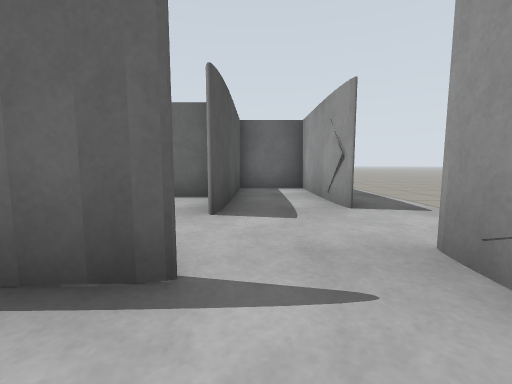
View 1 (above)

24 first-person views from a walk through a robot-simulator world made for Gazebo. The camera is 0.68 m above the floor, tilts 6° down and sees 90° across. The floor is counted in squares, 1 m on a side. Each view is taken from the middle of a square. On the plan, view 1 faces up. The plan holds only what a view shows up to about 9 squares ahead; the rest is blank.

View 2
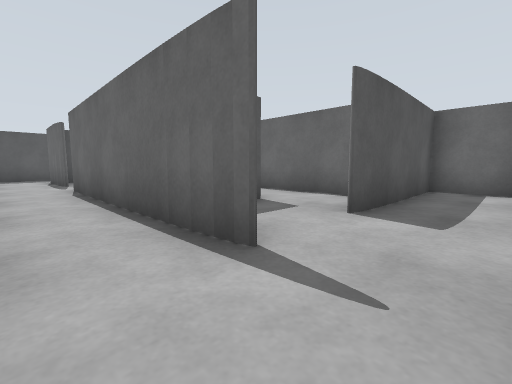

View 3
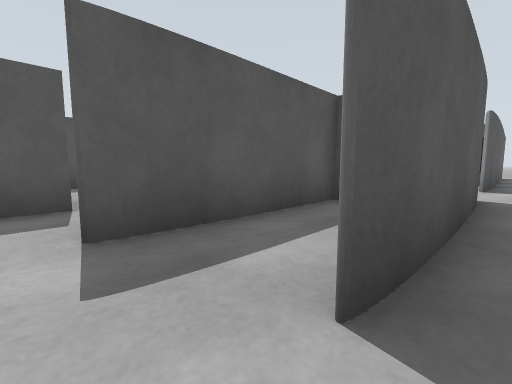

View 4
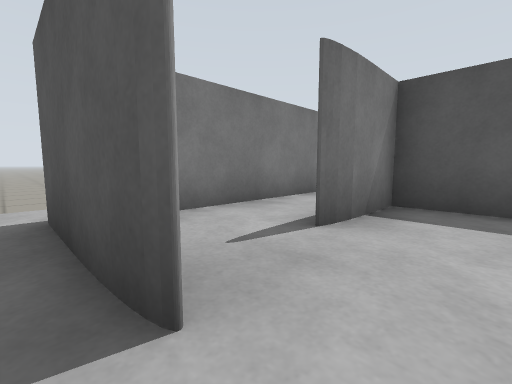

View 5
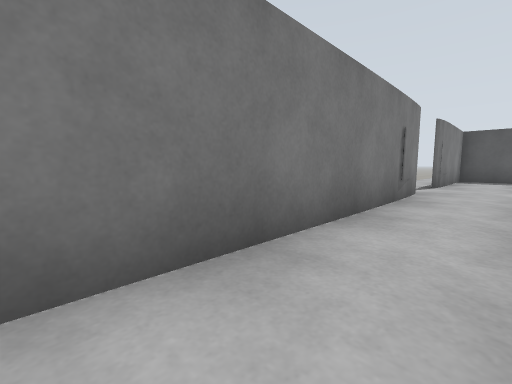

View 6
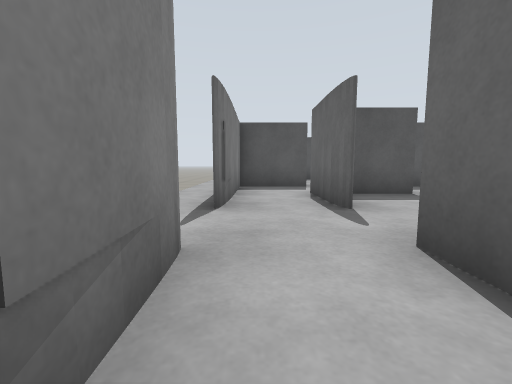

View 7
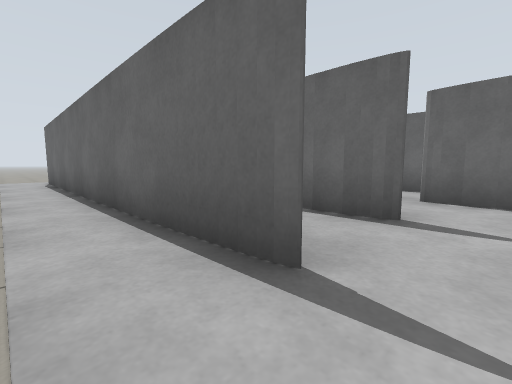

View 8
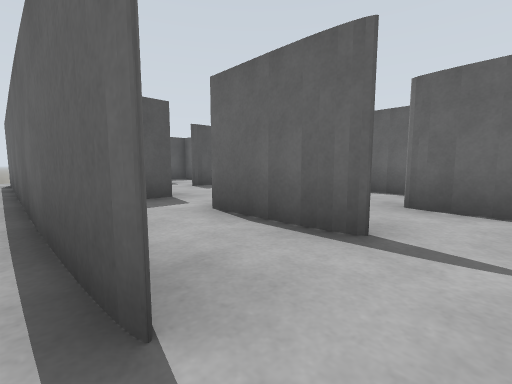

View 9
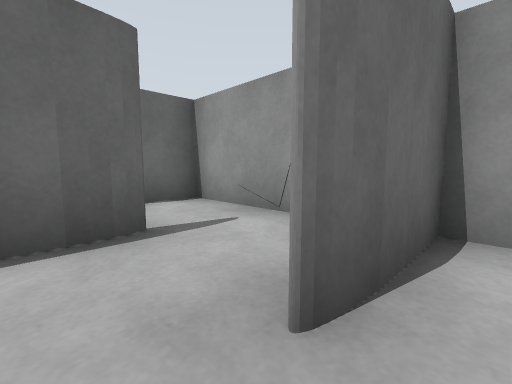

View 10
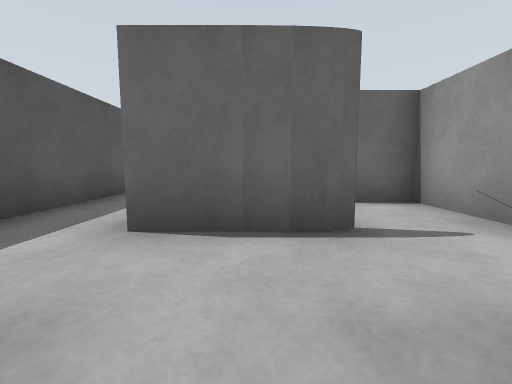

View 11
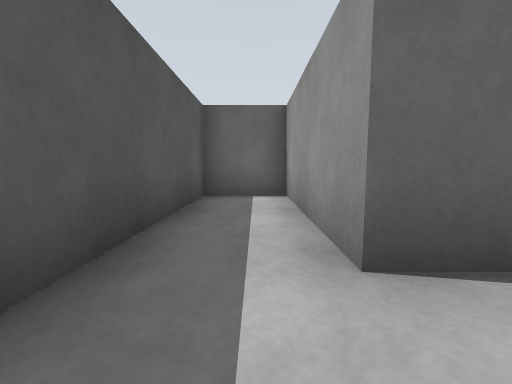

View 12
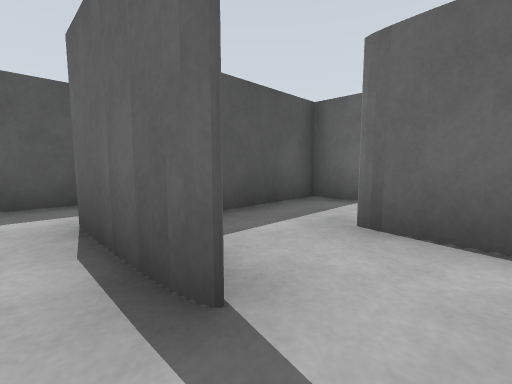

View 13
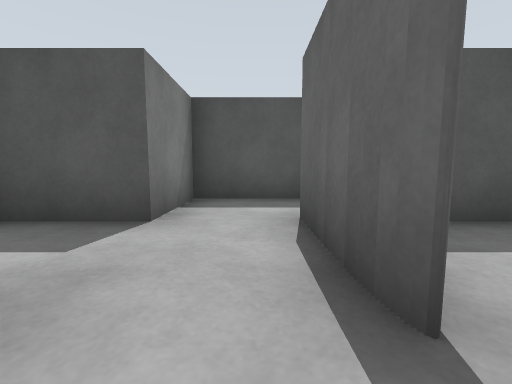

View 14
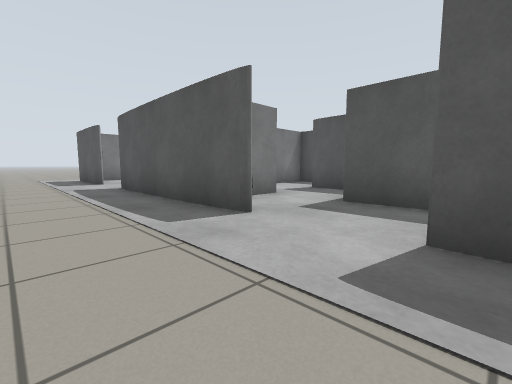

View 15
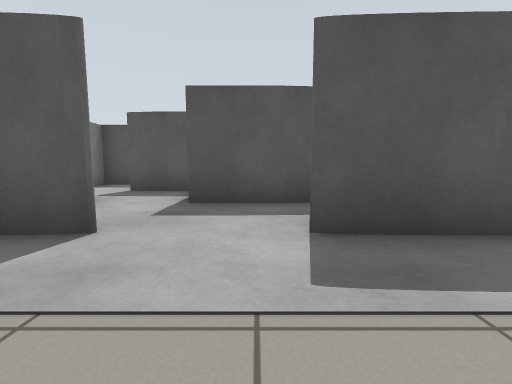

View 16
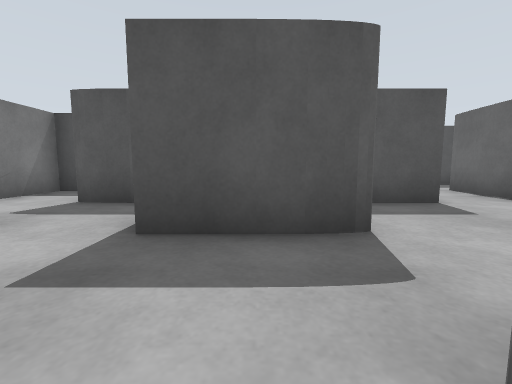

View 17
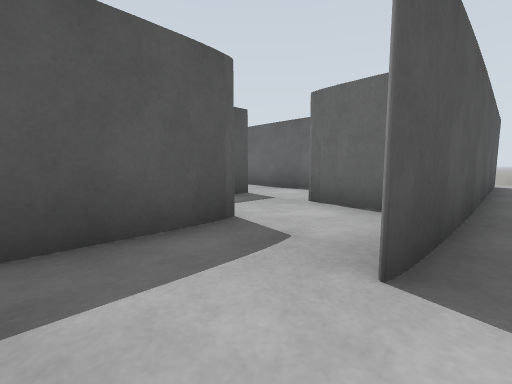

View 18
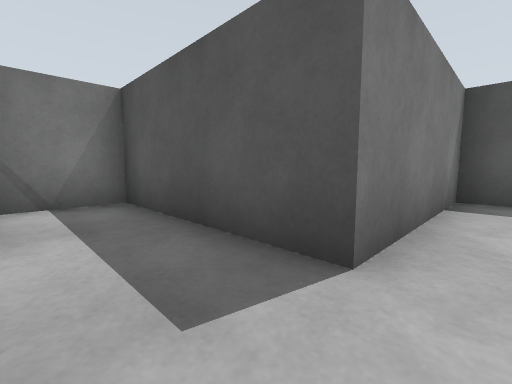

View 19
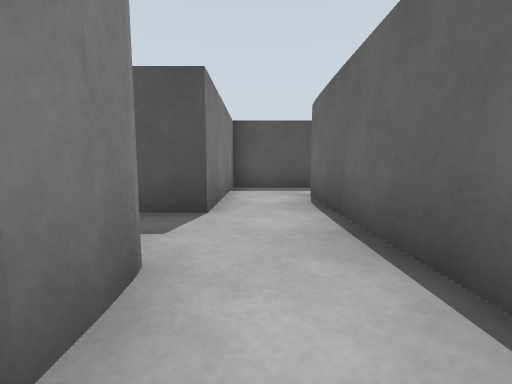

View 20
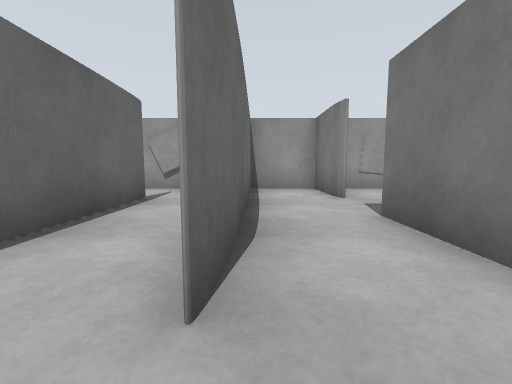

View 21
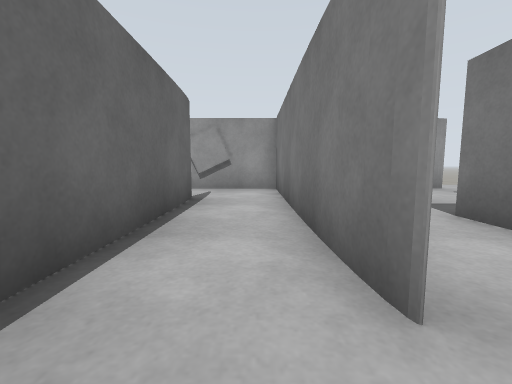

View 22
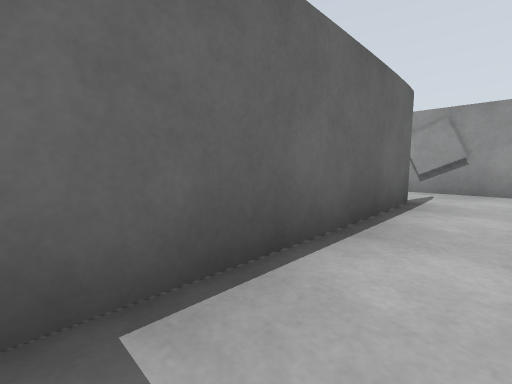

View 23
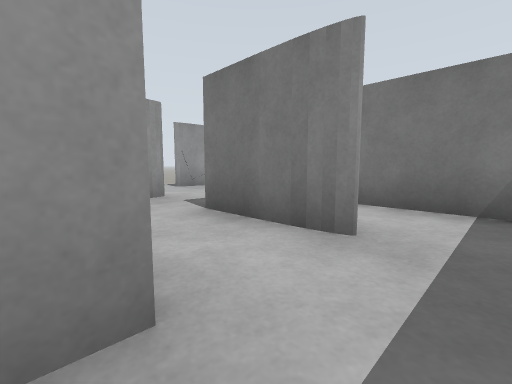

View 24
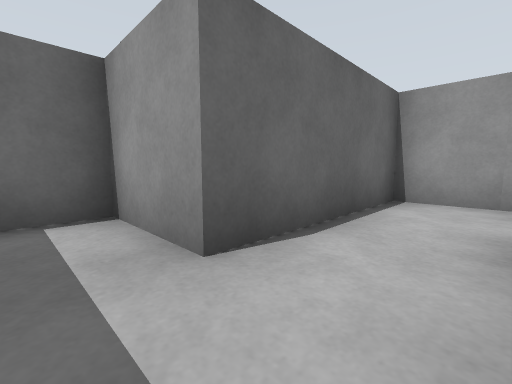

### Floor plan
Ten units are one square. View 1 is at (0, 0); x grows to the right and y downward. Boxes are objects, and circles mark ways between rooms. Rooms are numbered by the first view taken in them; rooms with no view inside come last. Other rooms are left out.
<svg viewBox="-203 -212 230 227">
<path fill="none" stroke="#000" d="M-93 -13 -114 -13M-69 5 1 5M-129 5 -92 5M-132 -16 -132 5M-6 -13 -71 -13M14 -10 14 -18M-7 -38 -7 -56 -50 -56M14 -44 14 -74M15 -40 14 -45M-5 -77 -5 -38M-8 -80 1 -80M-48 -37 -26 -37 -26 -16 -8 -16M-47 -68 -47 -59M-5 -119 -5 -98M9 -194 10 -184M11 -165 12 -150M13 -207 13 -171M19 -156 18 -145M16 -147 16 -140M18 -141 17 -116M16 -94 15 -78M16 -93 16 -86M15 -79 16 -67M17 -67 18 -61M15 -61 14 -44M17 -52 15 -40M16 -21 17 -13 17 6M-89 7 -115 9M-115 8 -198 8M21 -6 22 8M-111 -37 -111 -19M-113 -56 -113 -95M-115 -98 -132 -98 -132 -37 -111 -37M-71 -51 -71 -65M-5 -143 14 -143 14 -162 -49 -162M-46 -143 -26 -143M-68 -166 -68 -143 -46 -143M-6 -183 -61 -183M-46 -164 14 -167M-49 -163 -44 -164M10 -184 11 -165M14 -164 14 -192M-68 -178 -68 -166M-50 -56 -50 -77 -61 -77M-26 -143 -26 -116M14 -119 14 -135M16 -140 -5 -141M-47 -59 -34 -59M-61 -16 -41 -16M-92 -56 -113 -56M-26 -94 -26 -79M-26 -116 -26 -101 -9 -101M-71 -34 -91 -35M-71 -65 -71 -77 -90 -77M-111 -85 -111 -73M-100 -98 -105 -98M-111 -95 -111 -85"/>
<rect x="5" y="-25" width="10" height="20" fill="#bbb"><title>grey box</title></rect>
<rect x="-35" y="-65" width="10" height="10" fill="#bbb"><title>other object</title></rect>
<rect x="5" y="-55" width="10" height="10" fill="#bbb"><title>grey box</title></rect>
<rect x="5" y="-85" width="10" height="10" fill="#bbb"><title>grey box</title></rect>
<rect x="5" y="-125" width="10" height="10" fill="#bbb"><title>grey box</title></rect>
<rect x="5" y="-185" width="10" height="10" fill="#bbb"><title>grey box</title></rect>
<rect x="-25" y="-105" width="10" height="10" fill="#bbb"><title>grey box</title></rect>
<circle cx="5" cy="-10" r="3" fill="#2a7"/>
<circle cx="-80" cy="10" r="3" fill="#2a7"/>
<circle cx="-80" cy="-10" r="3" fill="#2a7"/>
<circle cx="20" cy="-105" r="3" fill="#2a7"/>
<circle cx="20" cy="-30" r="3" fill="#2a7"/>
<circle cx="-45" cy="-45" r="3" fill="#2a7"/>
<circle cx="10" cy="-120" r="3" fill="#2a7"/>
<circle cx="0" cy="-90" r="3" fill="#2a7"/>
<circle cx="5" cy="-180" r="3" fill="#2a7"/>
<circle cx="-100" cy="-30" r="3" fill="#2a7"/>
<circle cx="-90" cy="-20" r="3" fill="#2a7"/>
<circle cx="-110" cy="-45" r="3" fill="#2a7"/>
<circle cx="-90" cy="-45" r="3" fill="#2a7"/>
<circle cx="-80" cy="-60" r="3" fill="#2a7"/>
<circle cx="-35" cy="-150" r="3" fill="#2a7"/>
<circle cx="-15" cy="-140" r="3" fill="#2a7"/>
<circle cx="-55" cy="-160" r="3" fill="#2a7"/>
<circle cx="-60" cy="-30" r="3" fill="#2a7"/>
<circle cx="-20" cy="-105" r="3" fill="#2a7"/>
<circle cx="-15" cy="-80" r="3" fill="#2a7"/>
<circle cx="-90" cy="-70" r="3" fill="#2a7"/>
<circle cx="-100" cy="-80" r="3" fill="#2a7"/>
<text x="-90" y="0">1</text>
<text x="-10" y="-50">2</text>
<text x="-80" y="-190">3</text>
<text x="-100" y="-30">4</text>
<text x="-120" y="-70">5</text>
<text x="-80" y="-50">6</text>
<text x="-20" y="-150">7</text>
<text x="-60" y="-160">8</text>
<text x="-20" y="-170">9</text>
<text x="-60" y="-60">10</text>
<text x="-10" y="-130">11</text>
<text x="-20" y="-70">12</text>
<text x="-50" y="-20">13</text>
<text x="-110" y="-50">14</text>
<text x="-20" y="-100">15</text>
<text x="-90" y="-20">16</text>
<text x="-90" y="-70">17</text>
<text x="-100" y="-80">18</text>
<text x="-100" y="-90">19</text>
</svg>
Room 1 opens to room 2. Room 1 opens to room 3. Room 1 opens to room 16. Room 2 opens to room 3. Room 2 opens to room 10. Room 2 opens to room 11. Room 2 opens to room 15. Room 3 opens to room 9. Room 4 opens to room 14. Room 4 opens to room 16. Room 5 opens to room 14. Room 6 opens to room 14. Room 6 opens to room 17. Room 7 opens to room 8. Room 7 opens to room 11. Room 8 opens to room 9. Room 10 opens to room 13. Room 11 opens to room 15. Room 12 opens to room 15. Room 17 opens to room 18. Room 18 opens to room 19.

Where each view was taken, in squares from view 1:
view 1: 0 up, 0 right, facing up
view 2: 0 up, 1 right, facing up-left
view 3: 3 up, 2 right, facing up-left
view 4: 3 up, 2 right, facing down-left
view 5: 1 up, 0 right, facing down-left
view 6: 0 up, 5 left, facing left
view 7: 2 down, 8 left, facing up-left
view 8: 1 down, 8 left, facing up-left
view 9: 3 up, 10 left, facing up-right
view 10: 3 up, 10 left, facing up
view 11: 4 up, 12 left, facing up
view 12: 5 up, 8 left, facing up-left
view 13: 5 up, 8 left, facing left
view 14: 12 up, 4 right, facing down-left
view 15: 11 up, 4 right, facing left
view 16: 11 up, 2 right, facing left
view 17: 10 up, 2 right, facing up-left
view 18: 15 up, 1 left, facing down-left
view 19: 15 up, 1 right, facing left
view 20: 16 up, 6 left, facing right
view 21: 17 up, 6 left, facing right
view 22: 17 up, 6 left, facing up-right
view 23: 6 up, 6 left, facing down-right
view 24: 4 up, 6 left, facing up-right
